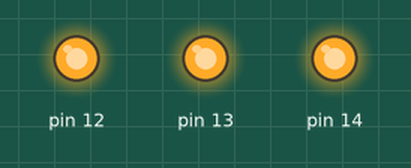
This sketch was run on a simulated Arduino Uno, built with avr-gcc and run on an emulated ATmega328P. On the bench: output pins drawn as LEDs (lit = HIGH).

Above: at 0.5 s.
At 6.07 s:
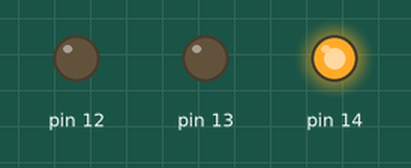
At 6.45 s:
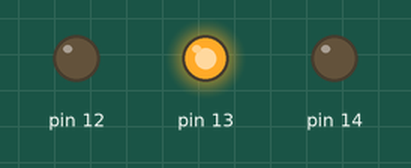
At 7.5 s:
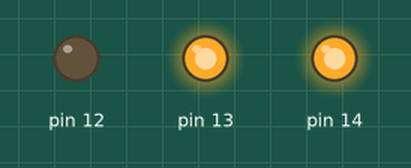
At 8.5 s:
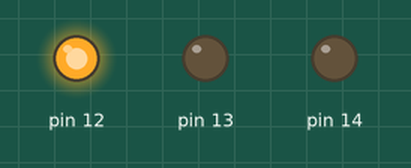
At 10.5 s:
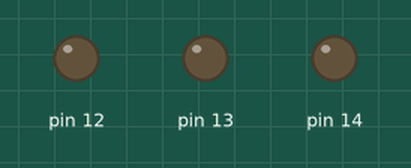
Timing chart, 0 to 11.8 s (numbered marks = the images above):
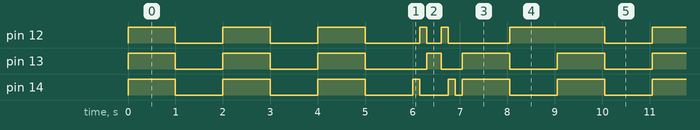

The sketch:

ledDecorationIdea0.ino
```cpp
void allBlink(){
  //function for all blink effect
  //all LED on
  digitalWrite(14, HIGH);
  digitalWrite(12, HIGH);
  digitalWrite(13, HIGH);
  delay(1000);
  //all LED off
  digitalWrite(14, LOW);
  digitalWrite(12, LOW);
  digitalWrite(13, LOW);
  delay(1000);
}

void top_to_bottom(){
  //function for top-to-bottom effect
  //pin14 on
  digitalWrite(14, HIGH);
  delay(150);
  //pin14 off
  digitalWrite(14, LOW);
  //pin12 on
  digitalWrite(12, HIGH);
  delay(150);
  //pin12 off
  digitalWrite(12, LOW);
  //pin13 on
  digitalWrite(13, HIGH);
  delay(150);
  //pin13 off
  digitalWrite(13, LOW);
}

void bottom_to_top(){
  //function for bottom-to-top effect
  //pin13 on
  digitalWrite(13, HIGH);
  delay(150);
  //pin13 off
  digitalWrite(13, LOW);
  //pin12 on
  digitalWrite(12, HIGH);
  delay(150);
  //pin12 off
  digitalWrite(12, LOW);
  //pin14 on
  digitalWrite(14, HIGH);
  delay(150);
  //pin14 off
  digitalWrite(14, LOW);
  delay(150);
}

void blinkDouble(){
  //function for all blink double effect
  //two LED on (14,13) and two LED off(12,15)
  digitalWrite(14, HIGH);
  digitalWrite(13, HIGH);
  digitalWrite(12, LOW);
  delay(1000);
  //two LED on (12,15) and two LED off(14,13)
  digitalWrite(12, HIGH);
  digitalWrite(14, LOW);
  digitalWrite(13, LOW);
  delay(1000);
}

void setup() {
  pinMode(14, OUTPUT);
  pinMode(12, OUTPUT);
  pinMode(13, OUTPUT);
}

void loop() {
  //all bink effect
  allBlink();
  allBlink();
  allBlink();
  //top-to-bottom effect
  top_to_bottom();
  //bottom-to-top effect
  bottom_to_top();
  //blink double effect
  blinkDouble();
}
```

Measured:
- by itself, pin 12: repeats every 9.1 s: 2 × (LOW 1.0 s, HIGH 1.0 s), LOW 1.2 s, HIGH 0.15 s, LOW 0.30 s, HIGH 0.15 s, LOW 1.3 s, HIGH 2.0 s
- by itself, pin 13: repeats every 9.1 s: 2 × (LOW 1.0 s, HIGH 1.0 s), LOW 1.3 s, HIGH 0.30 s, LOW 0.45 s, HIGH 1.0 s, LOW 1.0 s, HIGH 1.0 s
- by itself, pin 14: repeats every 9.1 s: 2 × (LOW 1.0 s, HIGH 1.0 s), LOW 1.0 s, HIGH 0.15 s, LOW 0.60 s, HIGH 0.15 s, LOW 0.15 s, HIGH 1.0 s, LOW 1.0 s, HIGH 1.0 s
